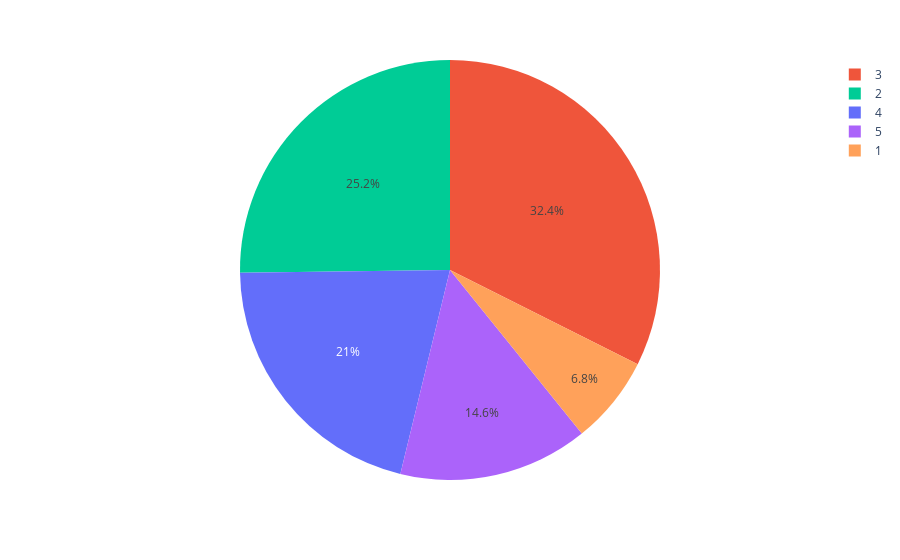

Write notebook code for a chart like this one.
### Markdown cell above
### Q.3 Find out the percentage of universities for each university rating

### Code cell
# Percentage of universities for each universtiy rating
import plotly.express as px

fig = px.pie(Admission,names='University Rating',color='University Rating')
fig.show()

### Figure 1 — Plotly figure (JSON) as saved in the notebook; plotly's stock layout.template omitted (floating-point values rounded to 4 significant figures; data arrays with more than 128 entries replaced by an {"elided": "..."} marker saying what was removed)
{"data": [{"customdata": {"elided": "500x1 int values"}, "domain": {"x": [0, 1], "y": [0, 1]}, "hovertemplate": "University Rating=%{customdata[0]}<extra></extra>", "labels": {"elided": "500 int values"}, "legendgroup": "", "marker": {"colors": {"elided": "500 str values"}}, "name": "", "showlegend": true, "type": "pie"}], "layout": {"legend": {"tracegroupgap": 0}, "margin": {"t": 60}}}
